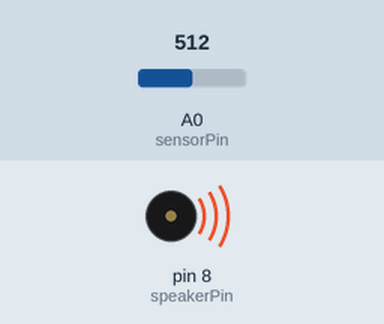
Bench run of a sketch on a simulated Arduino Uno, built with avr-gcc and run on an emulated ATmega328P. On the bench: buzzer (waves = sounding). The test bench sets the inputs (shaded band); at power-on: A0 (sensorPin) = 512.

Above: at 1.2 s.
1.3 s: A0 (sensorPin) set to 214
2.8 s: A0 (sensorPin) set to 191
At 3.2 s:
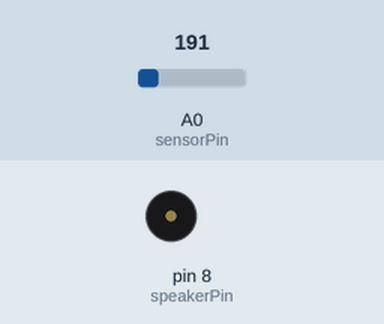
4.3 s: A0 (sensorPin) set to 210
At 4.7 s:
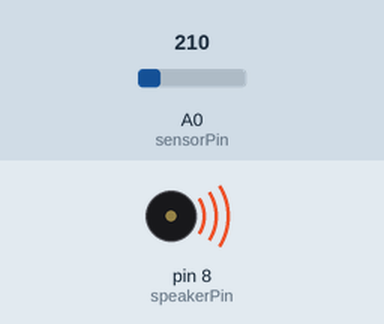
5.8 s: A0 (sensorPin) set to 190
At 6.1 s:
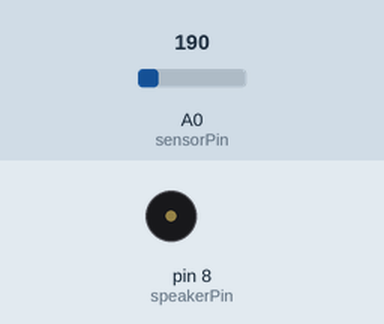
Timing chart, 0 to 8.3 s (numbered marks = the images above; inputs shaded):
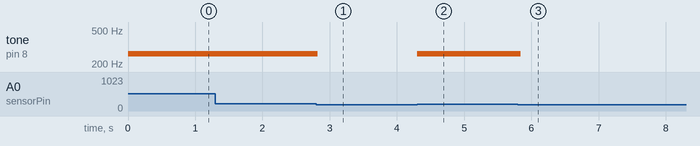

The sketch:

project.ino
```cpp
int sensorPin = 0;
int sensorValue = 0;
int threshold = 200;
int toneDuration = 40;
int toneFrequency = 262;
int speakerPin = 8;

void setup() {
}

void loop() {
  sensorValue = analogRead(sensorPin);
  if (sensorValue > threshold) {
    tone(speakerPin, toneFrequency, toneDuration);
    // if there is no duration
    // sound will be until noTone(pin) call
  }
}
```

Measured:
- the behaviour switches between 201 and 200 on A0 (sensorPin) (found by bisection; images 0 and 1)
- after the input at 1.3 s, every drawn part: stays the same
- after the input at 2.8 s, tone on pin 8 (speakerPin): 262 Hz → silent at once
- after the input at 4.3 s, tone on pin 8 (speakerPin): silent → 262 Hz at once
- after the input at 5.8 s, tone on pin 8 (speakerPin): 262 Hz → silent at once
